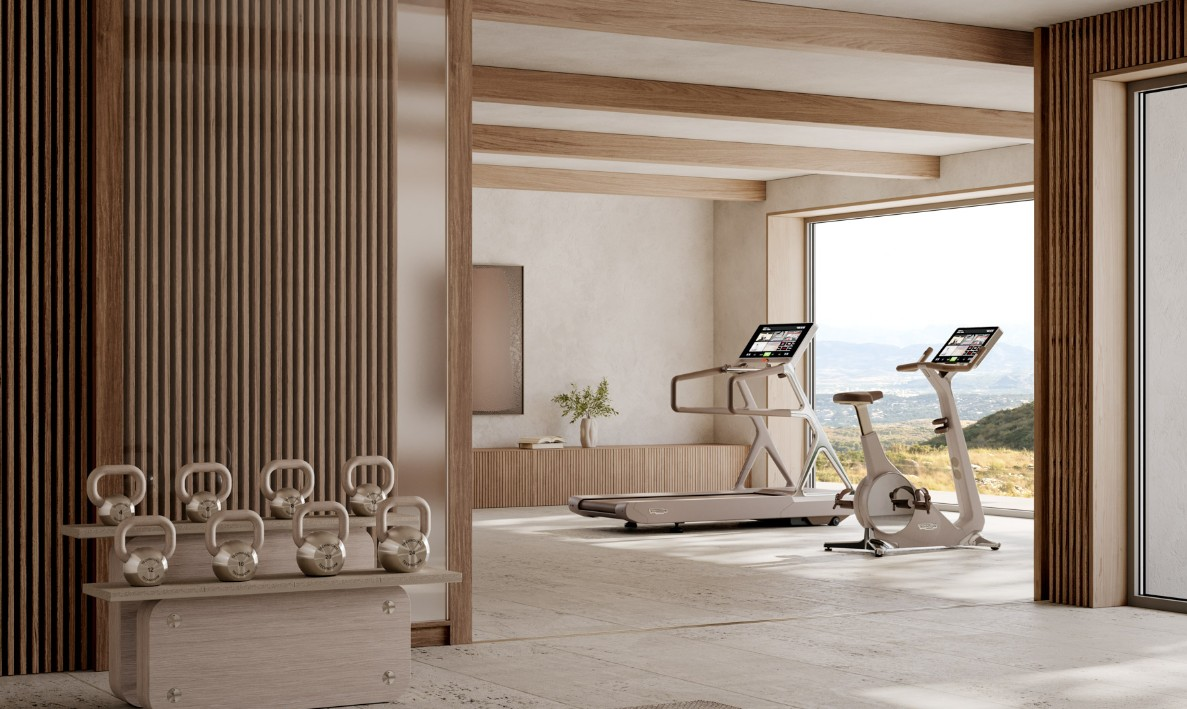
#> input picture assets/source/01-vision/vision-03-open-studio-kettlebell-bench.jpg, 1187 x 709 px
$ python -i make_web.py   (imports and definitions only)
#> lines starting #> are read from the running program, lines starting #| are printed output that depends on the picture
#> further down, picture is the input picture: PIL image 1187x709 RGB; mean R, G, B 143.3, 126.8, 113.5
#!/usr/bin/env python
"""Web derivatives for the deck: assets/source/** -> assets/web/** as WebP, paths written to catalog.json.

  python make_web.py [--force]

- Photos: EXIF orientation applied, transparency flattened onto the warm ground colour, long edge
  <= 1600 px.
- Floor plans: the sheets are 7016 px wide and mostly white paper, so each is TRIMMED to the drawing's
  bounding box (plus a small margin) before resizing to <= 3200 px wide. Zooming the deck into one area
  then stays sharp. The crop box in source pixels is stored as `trim` so areas can be traced back.
  The white paper is then made TRANSPARENT ("colour to alpha" against white), so a plan sits directly on
  the deck's ground with no sheet behind it. Lines and hatching keep their exact look over any colour,
  and it still works while a layer fades (a CSS blend mode would not).
- Skips files whose derivative is newer than the source unless --force.

Boxes in story/annotations.json are fractions (0-1) of the WEB image, i.e. of the trimmed drawing for plans.
"""

import argparse
import json
import os
import sys

from PIL import Image, ImageChops, ImageMath, ImageOps

CATALOG = "assets/catalog.json"
WEB = "assets/web"
GROUND = (244, 239, 231)          # keep in sync with --bg in design_system.css
PHOTO_MAX = 1600
PLAN_MAX_W = 3200
QUALITY = 82


# [12 lines left out: function trim_box, not called in this run]


def sheet_to_alpha(im, floor=14):
    """White paper -> transparency. alpha = 255 - min(r,g,b); colours are un-mixed from white so that the
    drawing composited on any ground equals the original multiplied onto it. `floor` removes JPEG paper noise."""
#> called with floor = 14
    r, g, b = im.split()
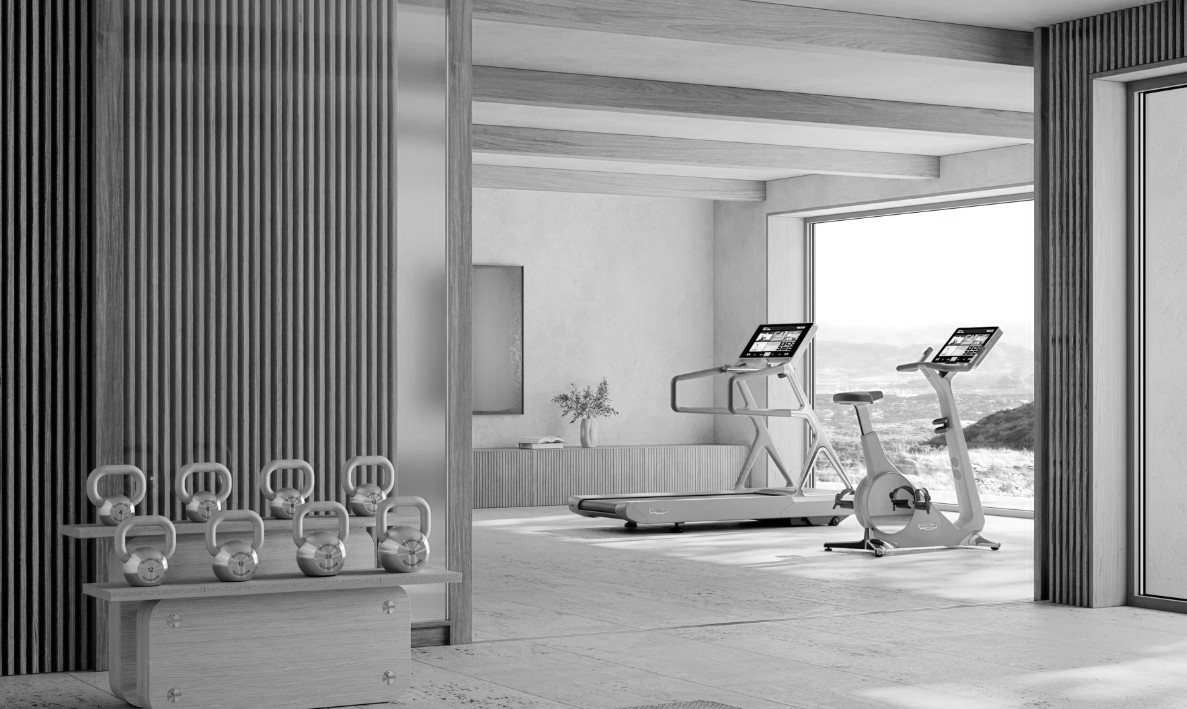
#> r: PIL image 1187x709 L; min 0, max 255, mean 143.3
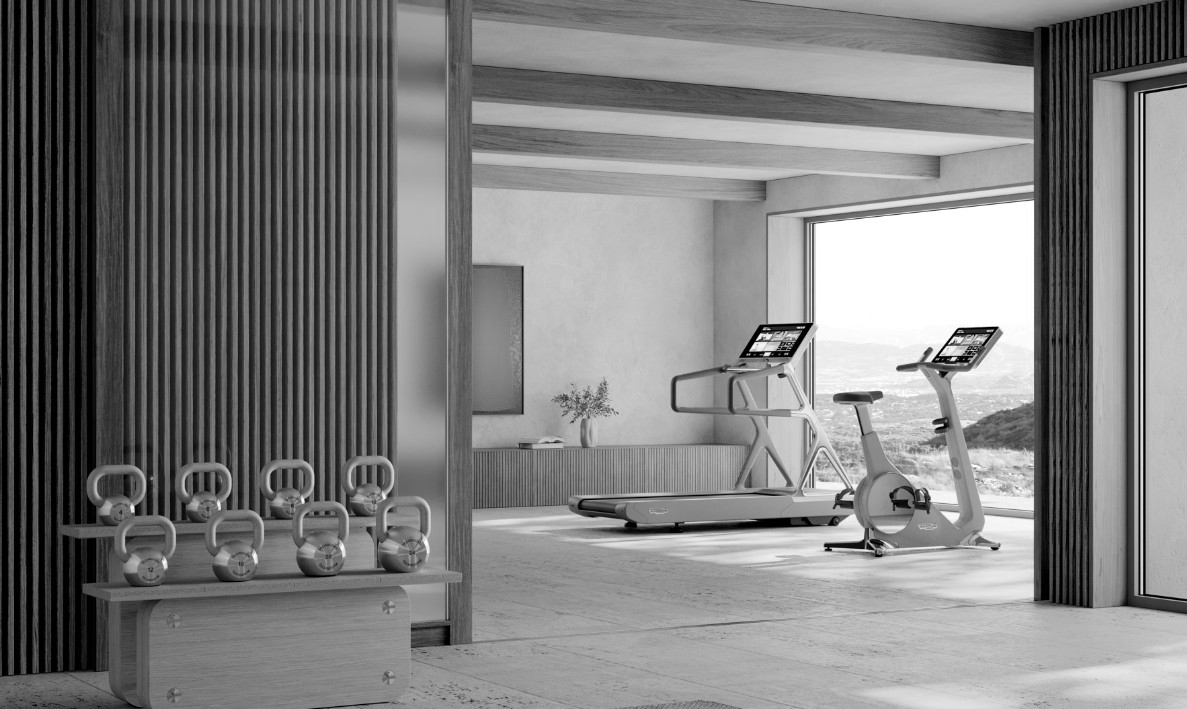
#> g: PIL image 1187x709 L; min 0, max 255, mean 126.8
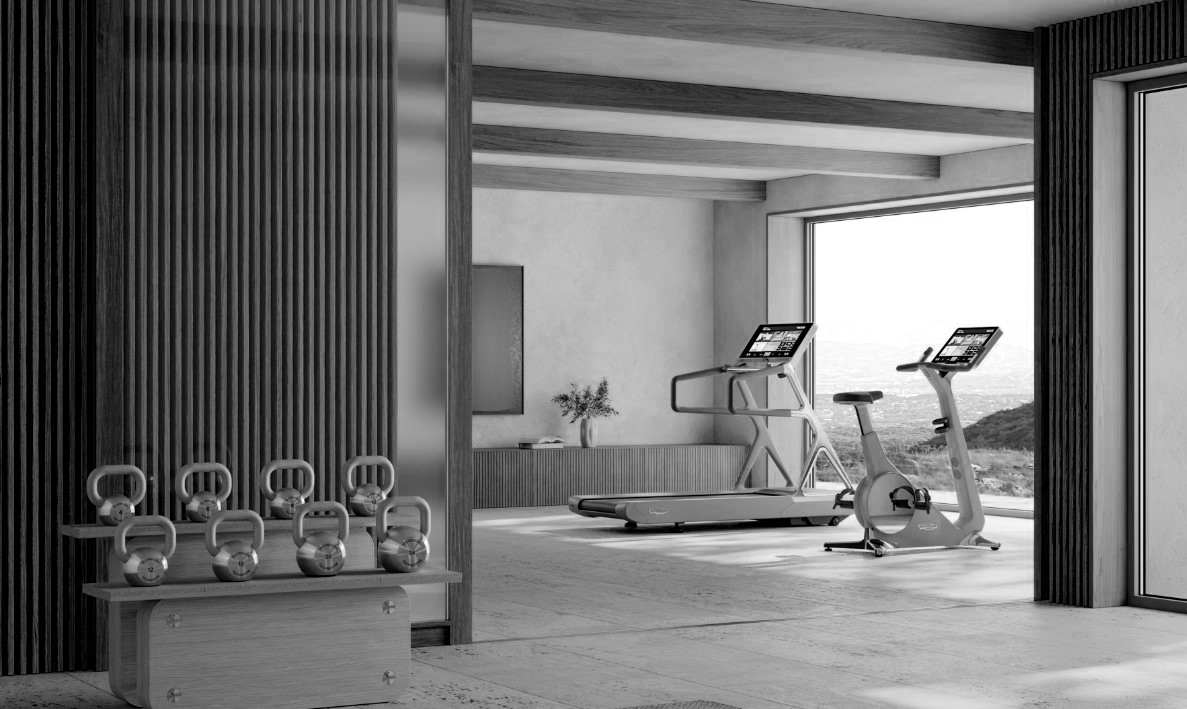
#> b: PIL image 1187x709 L; min 0, max 255, mean 113.5
    a_raw = ImageChops.invert(ImageChops.darker(ImageChops.darker(r, g), b))
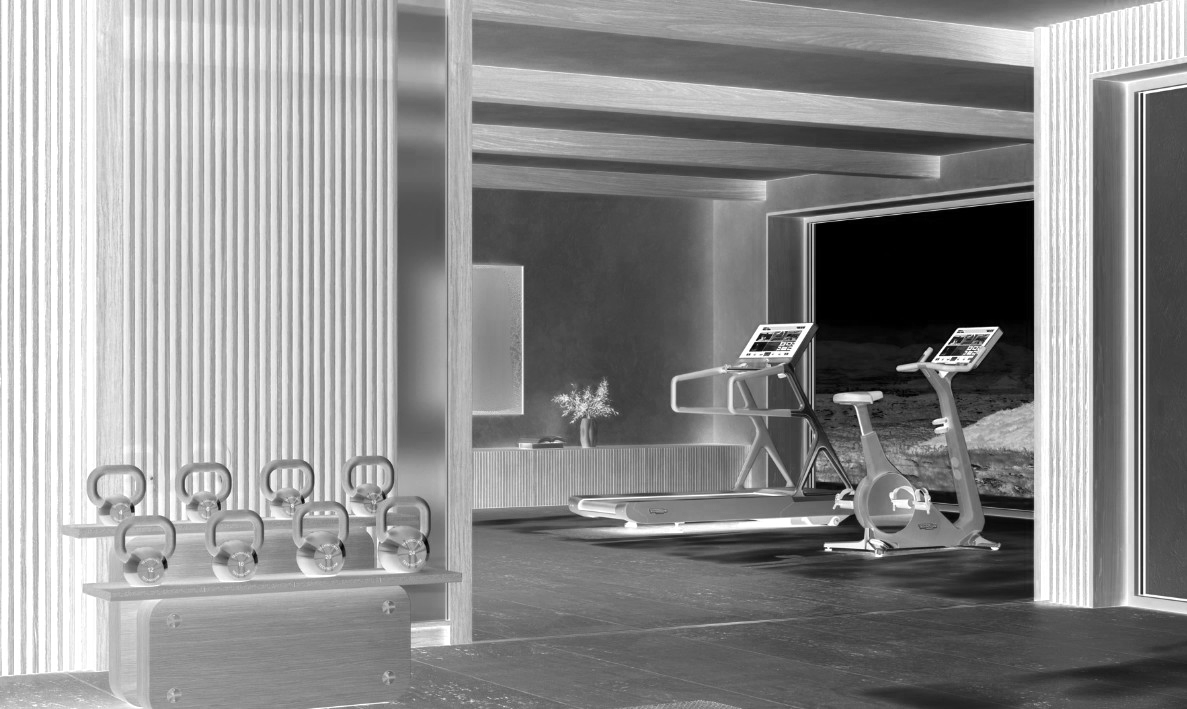
#> a_raw: PIL image 1187x709 L; min 0, max 255, mean 141.8
    unmix = lambda c: ImageMath.lambda_eval(
        lambda A: A["convert"](255 - (255 - A["c"]) * 255 / A["max"](A["a"], 1), "L"), c=c, a=a_raw)
    alpha = a_raw.point(lambda v: 0 if v < floor else min(255, (v - floor) * 255 // (255 - floor)))
    return Image.merge("RGBA", [unmix(r), unmix(g), unmix(b), alpha])


# [44 lines left out: function main, not called in this run]


# [2 lines not run here, left out]

>>> from PIL import Image
>>> picture = Image.open('../../../../assets/source/01-vision/vision-03-open-studio-kettlebell-bench.jpg')
>>> result = sheet_to_alpha(picture)

$ run again, on assets/source/01-vision/vision-06-kettlebell-wall-detail.jpg
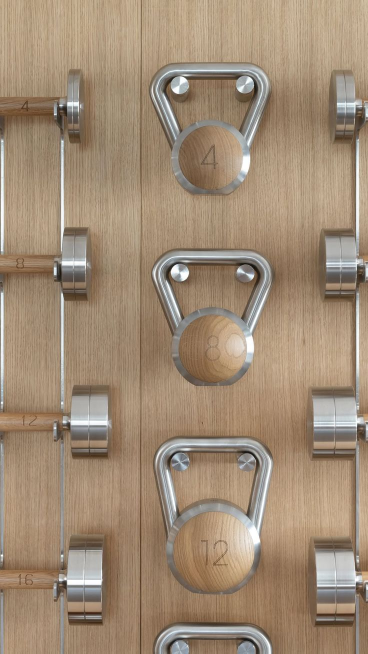
#> input picture assets/source/01-vision/vision-06-kettlebell-wall-detail.jpg, 736 x 1307 px (shown at 1/2 size)
#> picture is the input picture: PIL image 736x1307 RGB; mean R, G, B 160.3, 139.4, 117
#> in sheet_to_alpha, `r, g, b = im.split()`:
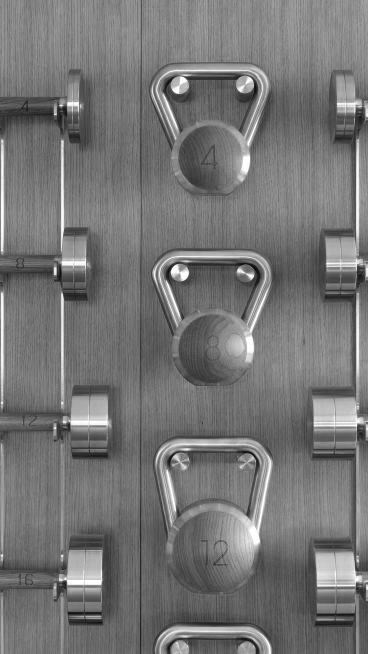
#> b: PIL image 736x1307 L (shown at 1/2 size); min 0, max 255, mean 117
#> in sheet_to_alpha, `a_raw = ImageChops.invert(ImageChops.darker(ImageChops.darker(r, g), b))`:
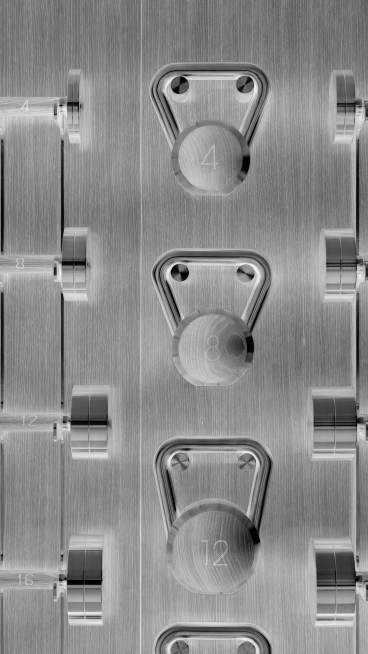
#> a_raw: PIL image 736x1307 L (shown at 1/2 size); min 0, max 255, mean 138.5

$ run again, on assets/source/01-vision/vision-07-dumbbell-rack-walnut.jpg
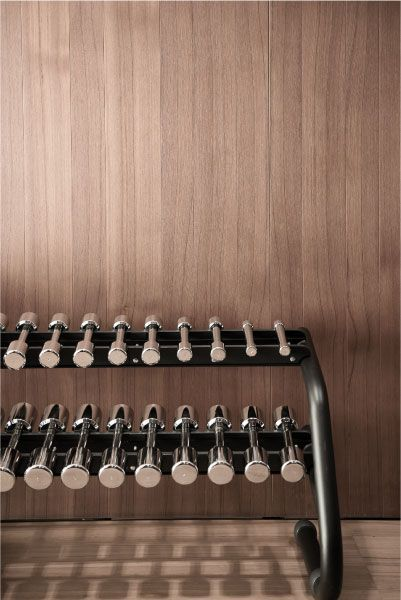
#> input picture assets/source/01-vision/vision-07-dumbbell-rack-walnut.jpg, 401 x 600 px
#> picture is the input picture: PIL image 401x600 RGB; mean R, G, B 134.9, 108.7, 94.6
#> in sheet_to_alpha, `r, g, b = im.split()`:
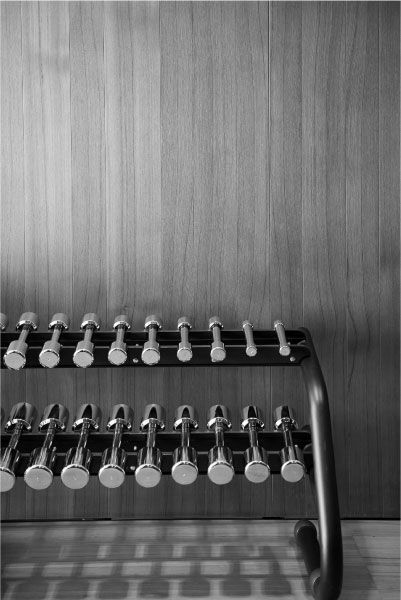
#> g: PIL image 401x600 L; min 0, max 255, mean 108.7
#> in sheet_to_alpha, `a_raw = ImageChops.invert(ImageChops.darker(ImageChops.darker(r, g), b))`:
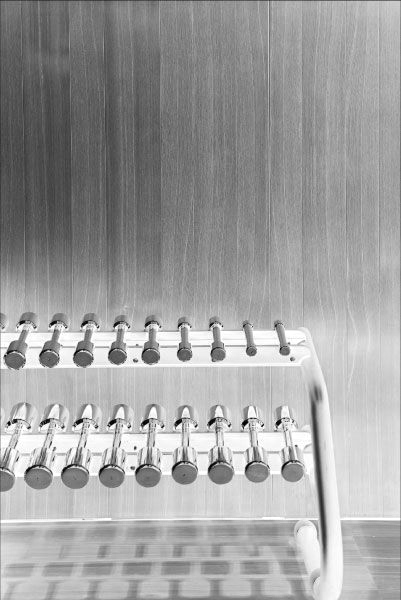
#> a_raw: PIL image 401x600 L; min 0, max 255, mean 160.4
